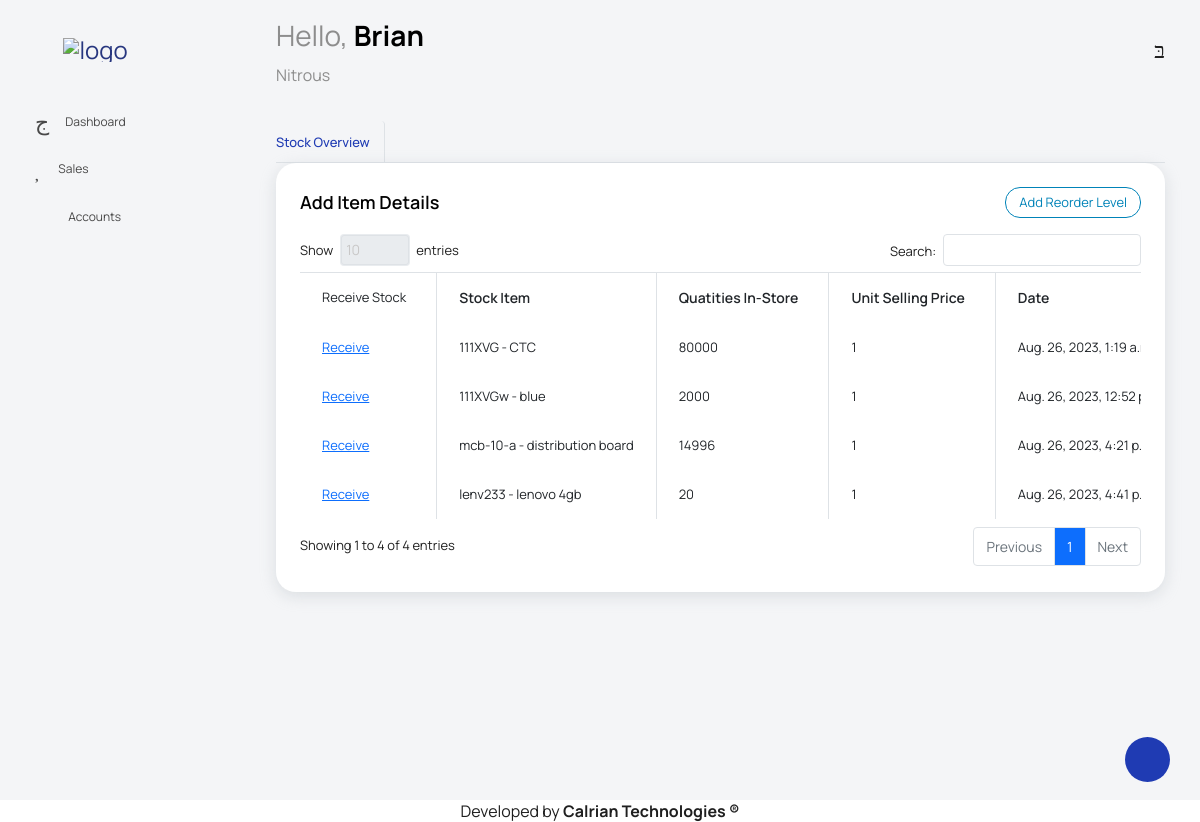
The page /stock/ (signed in) on the database its author committed.
### shop/models.py (models this page shows, shortened)
class Stock(models.Model):
    item = models.OneToOneField(Item, on_delete=models.CASCADE, primary_key=True)
    quantity = models.PositiveIntegerField()
    selling_price =models.PositiveIntegerField()
    date = models.DateTimeField(auto_now_add=True)

class Item(models.Model):
    code = models.CharField(max_length=20,null=False)
    name = models.CharField(max_length=20)
    category = models.ForeignKey(Category, on_delete=models.CASCADE)
    unit_price = models.PositiveIntegerField()
    def __str__(self):
        return f'{self.code} - {self.name}'

### shop/views.py (the view)
# urls.py: path('stock/',StockListView.as_view(),name='stock'),
class StockListView(ListView):
    model = Stock
    template_name = 'shop/stock_list.html'
    context_object_name = 'stocks'

### shop/templates/shop/stock_list.html
{% extends 'shop/index.html' %}
{% load static %}
{% block content %}
  <div class="main-panel">
    <div class="content-wrapper">
      <div class="row">
        <div class="col-sm-12">
          <div class="home-tab">
            <div class="d-sm-flex align-items-center justify-content-between border-bottom">
              <ul class="nav nav-tabs" role="tablist">
                <li class="nav-item">
                  <a class="nav-link active ps-0" id="home-tab" data-bs-toggle="tab" href="#overview" role="tab" aria-controls="overview" aria-selected="true">Stock Overview</a>
                </li>
              </ul>
              </div>
            </div>
            <div class="row">
              <div class="col d-flex flex-column">
                <div class="row flex-grow">
                  <div class="col-lg-12 grid-margin stretch-card">
                    <div class="card">
                      <div class="card-body overflow-auto">
                         <div style="display: flex; justify-content: space-between; align-items: center;">
                            <h4 class="card-title" style="margin: 0;">
                          Add Item Details
                        </h4>
                        <div>
                            <a class="btn btn-outline-info btn-sm" href="{% url 'shop:category_create'%}">Add Reorder Level</a>
                          </div>
                          </div>
                        <div class="table-responsive pt-3">
                          <table class="table table-bordered" id="dataTable" width="100%" cellspacing="0">
                            <thead>
                              <tr>
                              <td>Receive Stock</td>
                                <th>Stock Item</th>
                                <th>Quatities In-Store</th>
                                <th>Unit Selling Price</th>
                                <th>Date</th>
                              </tr>
                            </thead>
                            <tbody>
                              {% for stock in stocks %}
                                <tr>
                                <td>
                                    <a href="{% url 'shop:receive_stock' stock.pk %}">Receive</a>
                                </td>
                                  <td>{{stock.item }}</td>
                                  <td>{{stock.quantity}}</td>
                                  <td>{{stock.selling_price}}</td>
                                  <td>{{stock.date}}</td>
                                </tr>
                              {% endfor %}
                            </tbody>
                          </table>
                        </div>
                      </div>
                    </div>
                  </div>
                </div>
              </div>
            </div>
          </div>
        </div>
      </div>
    </div>
  </div>
{% endblock %}

### shop/templates/shop/index.html (shortened to what this page needs)
<!DOCTYPE html>
{% load static %}
<html lang="en">
<head>
  <link rel="stylesheet" href="{%static '/css/main.css'%}">
  <link rel="stylesheet" href="{%static 'vendors/feather/feather.css'%}">
  <link rel="stylesheet" href="{%static 'vendors/mdi/css/materialdesignicons.min.css'%}">
  <link rel="stylesheet" href="{%static 'vendors/ti-icons/css/themify-icons.css'%}">
  <link rel="stylesheet" href="{%static 'vendors/typicons/typicons.css'%}">
  <link rel="stylesheet" href="{%static 'vendors/simple-line-icons/css/simple-line-icons.css'%}">
  <link rel="stylesheet" href="{%static 'vendors/css/vendor.bundle.base.css'%}">
  <link rel="stylesheet" href="{%static 'vendors/datatables/dataTables.bootstrap4.css'%}">
  <link rel="stylesheet" href="{%static 'js/select.dataTables.min.css'%}">
  <link rel="stylesheet" href="{%static 'css/vertical-layout-light/style.css'%}">
</head>
<body>
  <div class="container-scroller">
  <nav class="navbar default-layout col-lg-12 col-12 p-0 fixed-top d-flex align-items-top flex-row">
    <div class="text-center navbar-brand-wrapper d-flex align-items-center justify-content-start">
        <div class="me-3">
            <button class="navbar-toggler navbar-toggler align-self-center" type="button" data-bs-toggle="minimize">
                <span class="icon-menu"></span>
            </button>
        </div>
        <div>
            <a class="navbar-brand brand-logo" href="{% url 'shop:home' %}">
                <img src="{% static 'images/l' %}" alt="logo" />
            </a>
        </div>
    </div>
    <div class="navbar-menu-wrapper d-flex align-items-top">
        <ul class="navbar-nav">
            <li class="nav-item font-weight-semibold d-none d-lg-block ms-0">
                <h1 class="welcome-text">Hello, <span class="text-black fw-bold">{% firstof user.get_short_name user.get_username %}</span></h1>
                <h3 class="welcome-sub-text">Nitrous</h3>
            </li>
        </ul>
        <ul class="navbar-nav ms-auto">
            <li class="nav-item dropdown d-none d-lg-block user-dropdown">
                <a class="nav-link" id="UserDropdown" href="#" data-bs-toggle="dropdown" aria-expanded="false">
                    <i class="mdi mdi-account-circle-outline icon-lg"></i>
                </a>
            </li>
        </ul>
    </div>
</nav>
    <div class="container-fluid page-body-wrapper">
      <div class="theme-setting-wrapper">
        <div id="settings-trigger"><i class="ti-settings"></i></div>
      </div>
      <nav class="sidebar sidebar-offcanvas" id="sidebar">
        <ul class="nav">
          <li class="nav-item">
            <a class="nav-link " href="{%url 'shop:home'%}">
              <i class="mdi mdi-bank-outline menu-icon"></i>
              <span class="menu-title">Dashboard</span>
            </a>
          </li>
          <li class="nav-item">
            <a class="nav-link" data-bs-toggle="collapse" href="#clients" aria-expanded="false" aria-controls="ui-basic">
              <i class="menu-icon mdi mdi-account"></i>
              <span class="menu-title">Sales</span>
              <i class="menu-arrow"></i>
            </a>
          </li>
          <li class="nav-item">
            <a class="nav-link" data-bs-toggle="collapse" href="#shop" aria-expanded="false" aria-controls="ui-basic">
              <i class="menu-icon mdi mdi-wallet"></i>
              <span class="menu-title">Accounts</span>
              <i class="menu-arrow"></i>
            </a>
          </li>
        </ul>
      </nav>
      {% block content %}
      {% endblock  %}
      </div>
    {% include 'shop/footer.html' %}
</body>
</html>

### rows shown on the page
Stock: item "111XVG - CTC", quantity "80000", selling_price "1", date "Aug. 26, 2023, 1:19…"
Stock: item "111XVGw - blue", quantity "2000", selling_price "1", date "Aug. 26, 2023, 12:52…"
Stock: item "mcb-10-a - distribution board", quantity "14996", selling_price "1", date "Aug. 26, 2023, 4:21…"
Stock: item "lenv233 - lenovo 4gb", quantity "20", selling_price "1", date "Aug. 26, 2023, 4:41…"
